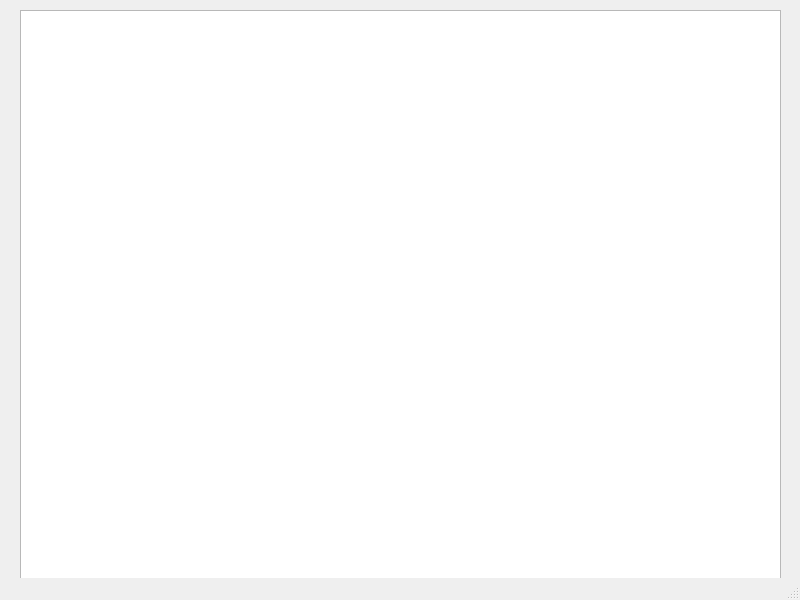
<?xml version="1.0" encoding="UTF-8"?>
<ui version="4.0">
 <class>MainWindow</class>
 <widget class="QMainWindow" name="MainWindow">
  <property name="geometry">
   <rect>
    <x>0</x>
    <y>0</y>
    <width>800</width>
    <height>600</height>
   </rect>
  </property>
  <property name="windowTitle">
   <string>MainWindow</string>
  </property>
  <widget class="QWidget" name="centralwidget">
   <widget class="QGraphicsView" name="graphicsView">
    <property name="geometry">
     <rect>
      <x>20</x>
      <y>10</y>
      <width>761</width>
      <height>611</height>
     </rect>
    </property>
   </widget>
  </widget>
  <widget class="QMenuBar" name="menubar">
   <property name="geometry">
    <rect>
     <x>0</x>
     <y>0</y>
     <width>800</width>
     <height>21</height>
    </rect>
   </property>
  </widget>
  <widget class="QStatusBar" name="statusbar"/>
 </widget>
 <resources/>
 <connections/>
</ui>
